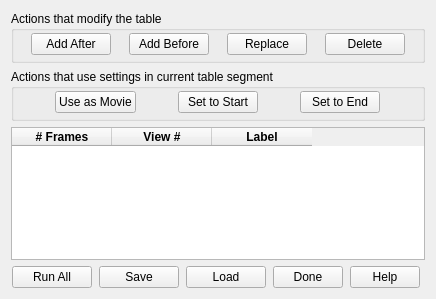
<?xml version="1.0" encoding="UTF-8"?>
<ui version="4.0">
 <class>MovieSequenceForm</class>
 <widget class="QWidget" name="MovieSequenceForm">
  <property name="geometry">
   <rect>
    <x>0</x>
    <y>0</y>
    <width>436</width>
    <height>299</height>
   </rect>
  </property>
  <property name="windowTitle">
   <string>3dmodv Movie Sequence</string>
  </property>
  <layout class="QVBoxLayout" name="verticalLayout">
   <item>
    <widget class="QGroupBox" name="groupBox">
     <property name="title">
      <string>Actions that modify the table</string>
     </property>
     <layout class="QHBoxLayout" name="horizontalLayout_2">
      <property name="leftMargin">
       <number>5</number>
      </property>
      <property name="topMargin">
       <number>2</number>
      </property>
      <property name="rightMargin">
       <number>5</number>
      </property>
      <property name="bottomMargin">
       <number>5</number>
      </property>
      <item>
       <widget class="QPushButton" name="addAfterButton">
        <property name="sizePolicy">
         <sizepolicy hsizetype="Fixed" vsizetype="Fixed">
          <horstretch>0</horstretch>
          <verstretch>0</verstretch>
         </sizepolicy>
        </property>
        <property name="toolTip">
         <string>Add current movie to table after selected line</string>
        </property>
        <property name="text">
         <string>Add After</string>
        </property>
       </widget>
      </item>
      <item>
       <widget class="QPushButton" name="addBeforeButton">
        <property name="sizePolicy">
         <sizepolicy hsizetype="Fixed" vsizetype="Fixed">
          <horstretch>0</horstretch>
          <verstretch>0</verstretch>
         </sizepolicy>
        </property>
        <property name="toolTip">
         <string>Add current movie to table before selected line</string>
        </property>
        <property name="text">
         <string>Add Before</string>
        </property>
       </widget>
      </item>
      <item>
       <widget class="QPushButton" name="replaceButton">
        <property name="sizePolicy">
         <sizepolicy hsizetype="Fixed" vsizetype="Fixed">
          <horstretch>0</horstretch>
          <verstretch>0</verstretch>
         </sizepolicy>
        </property>
        <property name="toolTip">
         <string>Update selected table segment with current movie settings</string>
        </property>
        <property name="text">
         <string>Replace</string>
        </property>
       </widget>
      </item>
      <item>
       <widget class="QPushButton" name="deleteButton">
        <property name="sizePolicy">
         <sizepolicy hsizetype="Fixed" vsizetype="Fixed">
          <horstretch>0</horstretch>
          <verstretch>0</verstretch>
         </sizepolicy>
        </property>
        <property name="toolTip">
         <string>Delete segment selected in table</string>
        </property>
        <property name="text">
         <string>Delete</string>
        </property>
       </widget>
      </item>
     </layout>
    </widget>
   </item>
   <item>
    <widget class="QGroupBox" name="groupBox_2">
     <property name="title">
      <string>Actions that use settings in current table segment</string>
     </property>
     <layout class="QHBoxLayout" name="horizontalLayout_3">
      <property name="leftMargin">
       <number>5</number>
      </property>
      <property name="topMargin">
       <number>2</number>
      </property>
      <property name="rightMargin">
       <number>5</number>
      </property>
      <property name="bottomMargin">
       <number>5</number>
      </property>
      <item>
       <widget class="QPushButton" name="setMovieButton">
        <property name="sizePolicy">
         <sizepolicy hsizetype="Fixed" vsizetype="Fixed">
          <horstretch>0</horstretch>
          <verstretch>0</verstretch>
         </sizepolicy>
        </property>
        <property name="toolTip">
         <string>Set movie start and end parameters from selected segment</string>
        </property>
        <property name="text">
         <string>Use as Movie</string>
        </property>
       </widget>
      </item>
      <item>
       <widget class="QPushButton" name="setStartButton">
        <property name="sizePolicy">
         <sizepolicy hsizetype="Fixed" vsizetype="Fixed">
          <horstretch>0</horstretch>
          <verstretch>0</verstretch>
         </sizepolicy>
        </property>
        <property name="toolTip">
         <string>Set display (not movie parameters) to start position of segment</string>
        </property>
        <property name="text">
         <string>Set to Start</string>
        </property>
       </widget>
      </item>
      <item>
       <widget class="QPushButton" name="setEndButton">
        <property name="sizePolicy">
         <sizepolicy hsizetype="Fixed" vsizetype="Fixed">
          <horstretch>0</horstretch>
          <verstretch>0</verstretch>
         </sizepolicy>
        </property>
        <property name="toolTip">
         <string>Set display (not movie parameters) to end position of segment</string>
        </property>
        <property name="text">
         <string>Set to End</string>
        </property>
       </widget>
      </item>
     </layout>
    </widget>
   </item>
   <item>
    <widget class="QTableWidget" name="table">
     <property name="sizePolicy">
      <sizepolicy hsizetype="Expanding" vsizetype="Expanding">
       <horstretch>0</horstretch>
       <verstretch>0</verstretch>
      </sizepolicy>
     </property>
     <property name="editTriggers">
      <set>QAbstractItemView::AnyKeyPressed|QAbstractItemView::DoubleClicked|QAbstractItemView::EditKeyPressed|QAbstractItemView::SelectedClicked</set>
     </property>
     <property name="columnCount">
      <number>3</number>
     </property>
     <column>
      <property name="text">
       <string># Frames</string>
      </property>
      <property name="font">
       <font>
        <weight>75</weight>
        <bold>true</bold>
       </font>
      </property>
     </column>
     <column>
      <property name="text">
       <string>View #</string>
      </property>
      <property name="font">
       <font>
        <weight>75</weight>
        <bold>true</bold>
       </font>
      </property>
     </column>
     <column>
      <property name="text">
       <string>Label</string>
      </property>
      <property name="font">
       <font>
        <weight>75</weight>
        <bold>true</bold>
       </font>
      </property>
     </column>
    </widget>
   </item>
   <item>
    <layout class="QHBoxLayout" name="horizontalLayout">
     <item>
      <widget class="QPushButton" name="runAllButton">
       <property name="sizePolicy">
        <sizepolicy hsizetype="Fixed" vsizetype="Fixed">
         <horstretch>0</horstretch>
         <verstretch>0</verstretch>
        </sizepolicy>
       </property>
       <property name="toolTip">
        <string>Run through whole sequence of segments</string>
       </property>
       <property name="text">
        <string>Run All</string>
       </property>
      </widget>
     </item>
     <item>
      <widget class="QPushButton" name="saveButton">
       <property name="sizePolicy">
        <sizepolicy hsizetype="Fixed" vsizetype="Fixed">
         <horstretch>0</horstretch>
         <verstretch>0</verstretch>
        </sizepolicy>
       </property>
       <property name="toolTip">
        <string>Save sequence to file</string>
       </property>
       <property name="text">
        <string>Save</string>
       </property>
      </widget>
     </item>
     <item>
      <widget class="QPushButton" name="loadButton">
       <property name="sizePolicy">
        <sizepolicy hsizetype="Fixed" vsizetype="Fixed">
         <horstretch>0</horstretch>
         <verstretch>0</verstretch>
        </sizepolicy>
       </property>
       <property name="toolTip">
        <string>Load sequence from file</string>
       </property>
       <property name="text">
        <string>Load</string>
       </property>
      </widget>
     </item>
     <item>
      <widget class="QPushButton" name="doneButton">
       <property name="sizePolicy">
        <sizepolicy hsizetype="Fixed" vsizetype="Fixed">
         <horstretch>0</horstretch>
         <verstretch>0</verstretch>
        </sizepolicy>
       </property>
       <property name="maximumSize">
        <size>
         <width>70</width>
         <height>32767</height>
        </size>
       </property>
       <property name="focusPolicy">
        <enum>Qt::TabFocus</enum>
       </property>
       <property name="toolTip">
        <string>Close window</string>
       </property>
       <property name="text">
        <string>Done</string>
       </property>
      </widget>
     </item>
     <item>
      <widget class="QPushButton" name="helpButton">
       <property name="sizePolicy">
        <sizepolicy hsizetype="Fixed" vsizetype="Fixed">
         <horstretch>0</horstretch>
         <verstretch>0</verstretch>
        </sizepolicy>
       </property>
       <property name="maximumSize">
        <size>
         <width>70</width>
         <height>32767</height>
        </size>
       </property>
       <property name="focusPolicy">
        <enum>Qt::NoFocus</enum>
       </property>
       <property name="toolTip">
        <string>Open help window</string>
       </property>
       <property name="text">
        <string>Help</string>
       </property>
      </widget>
     </item>
    </layout>
   </item>
  </layout>
 </widget>
 <resources/>
 <connections/>
</ui>
